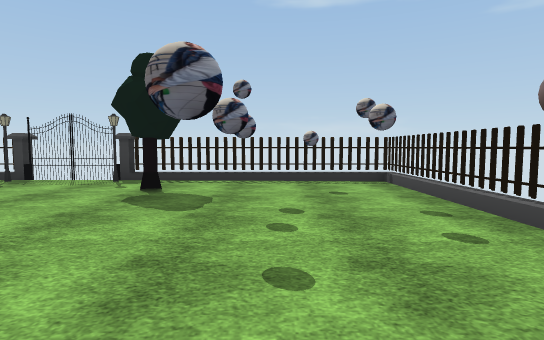
[1] (above)

16 first-person views from a walk through a scene from a Unity 3-D project. The camera is 1.3 m above the floor, tilts 4° down and sees 80° across. The floor is counted in squares, 1.95 m on a side. Each view is taken from the middle of a square. On the plan, view 1 faces up. The plan holds only what a view shows up to about 10 squares ahead; the rest is blank. The player character is not drawn. Some surface patterns are stand-ins.

[2]
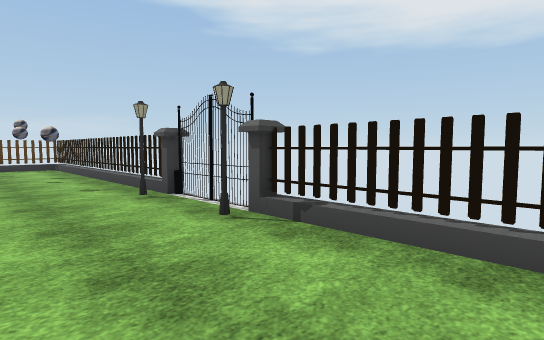

[3]
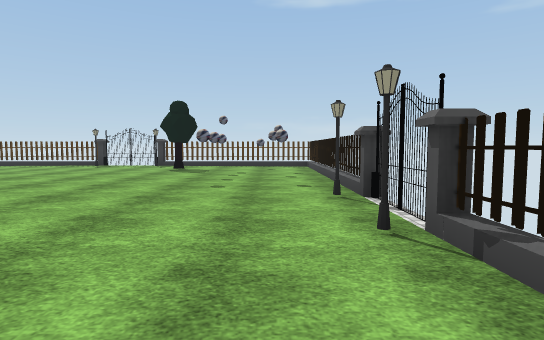

[4]
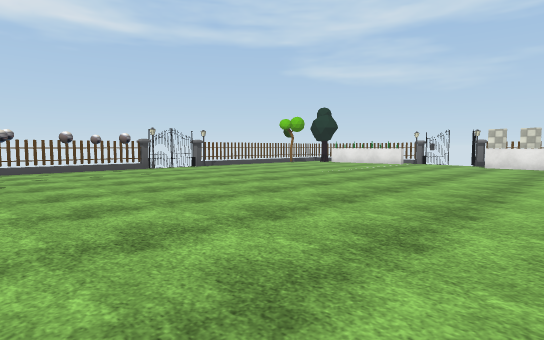

[5]
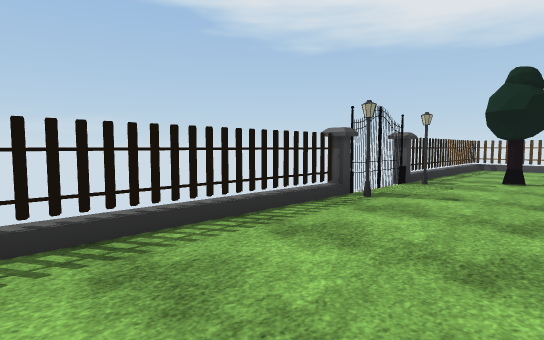

[6]
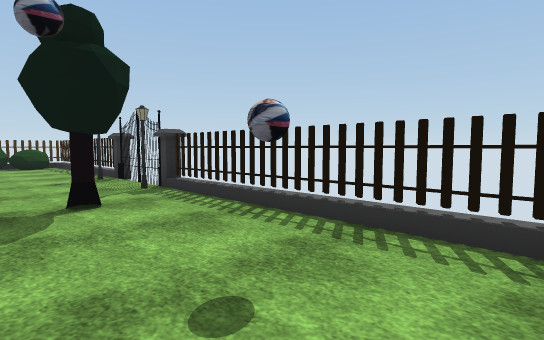

[7]
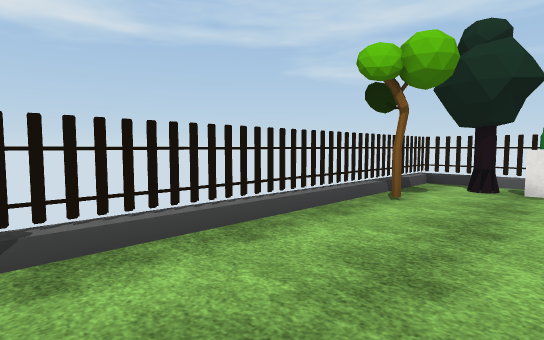

[8]
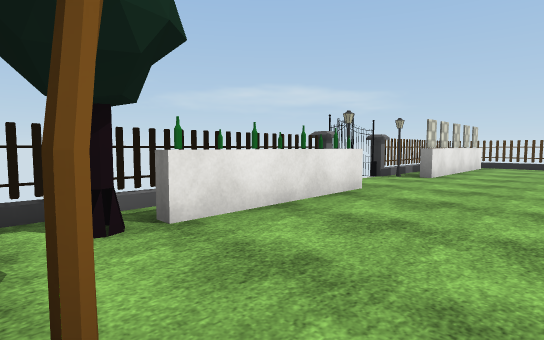

[9]
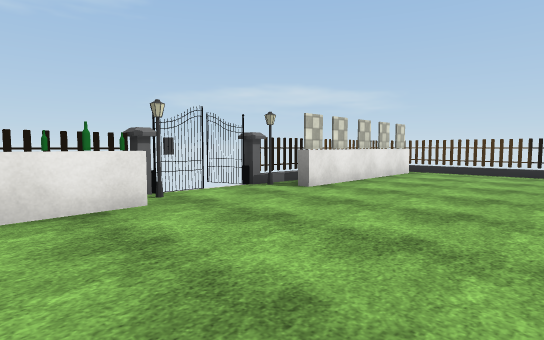

[10]
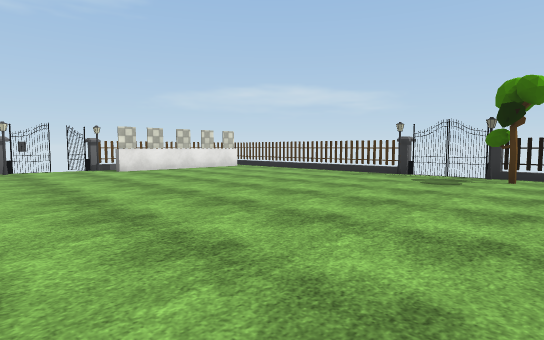

[11]
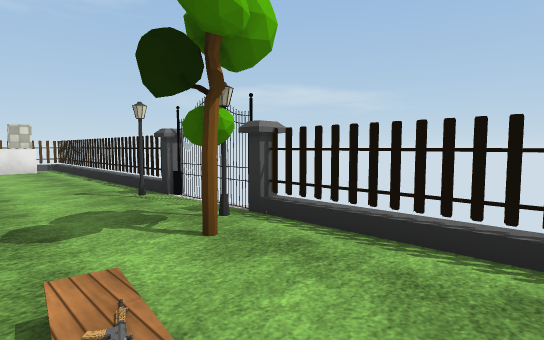

[12]
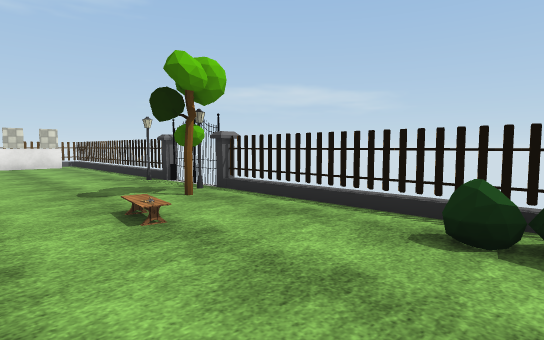

[13]
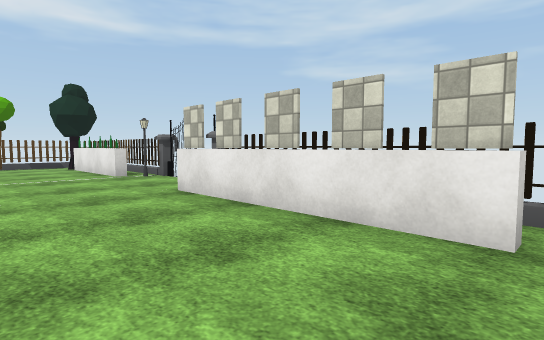

[14]
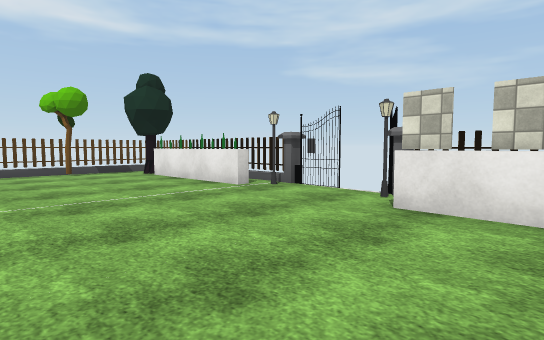

[15]
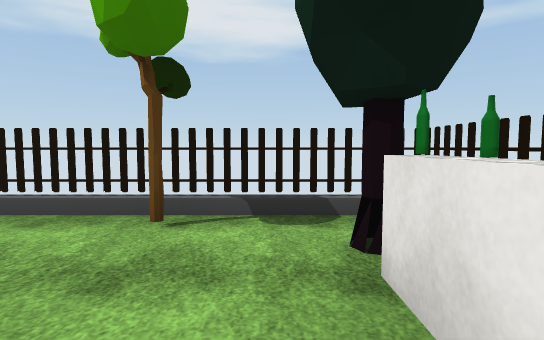

[16]
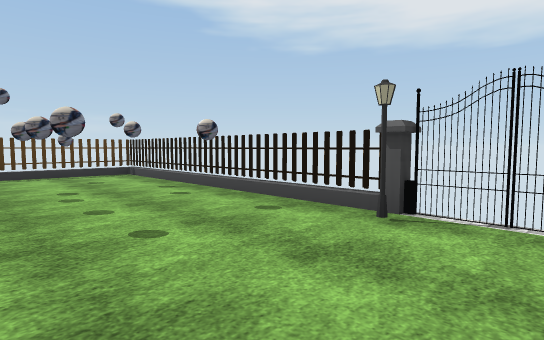

### Floor plan
Points are (right, up) in squares from view 1. A wall is a line through its corners. A room is listed if a view was taken in it or the views show most of it. See-through windows are left out.
Room 1 (views 1, 2, 3, 4, 5, 6, 7, 8, 9, 10, 11, 12, 13, 14, 15, 16)
walls: (-9.8, -0.2) (-9.3, 0) (-9.5, -0.5); (-9.8, -0.1) (-9.3, 0); (-10.2, -0.4) (-10.2, -0.8); (-2.2, 5) (-1.9, 5.4); (-10.4, -0.6) (-10.2, -1.4); (-10.4, -2) (-10.4, -9.6) (-5.1, -9.6); (-10.4, 0.1) (-10.4, -1.6); (-10.5, -1.8) (-10.3, -2.4); (-10.6, -0.4) (-10.3, -0.4) (-10.5, -1.2); (2.6, -1.6) (2.1, -2) (2.6, -0.6) (2.2, -0.6) (2.2, -0.2); (2.6, -2) (2.2, -0.7); (-10.6, -2.4) (-10.2, -2.4) (-10.2, -2.8); (2.6, -2.6) (2.2, -2.6) (2.2, -2.2); (-3.8, 6.3) (-4.2, 6.7); (-3.3, 6.3) (-4.4, 6.6) (-4.9, 6.5); (-3.5, 6.6) (-4.3, 6.4) (-4.9, 6.6); (-10.4, 3.8) (-10.4, 3); (-4, -9.6) (-3.4, -9.7); (-3.9, -9.6) (2.4, -9.6) (2.4, 6.6) (-6.1, 6.6); (-3.9, -9.8) (-3.1, -9.5); (-5, -9.8) (-4.5, -10.5); (-10.4, 5.8) (-10.4, 5); (-9.8, -8.5) (-5.4, -8.5)
objects: other object (0, 1); other object (1, 1); other object (1, 3)

Where each view was taken, in squares from view 1:
view 1: 0 up, 0 right, facing up
view 2: 5 down, 0 right, facing up-right
view 3: 5 down, 1 right, facing up
view 4: 4 up, 8 left, facing down-right
view 5: 4 up, 9 left, facing up-right
view 6: 4 up, 2 right, facing up-left
view 7: 3 down, 0 right, facing down-right
view 8: 6 down, 2 right, facing down-left
view 9: 5 down, 1 left, facing down-left
view 10: 1 up, 2 left, facing down-left
view 11: 2 up, 8 left, facing down-left
view 12: 4 up, 7 left, facing down-left
view 13: 6 down, 10 left, facing down-right
view 14: 5 down, 7 left, facing down-right
view 15: 8 down, 1 left, facing right
view 16: 2 down, 1 left, facing up-right
